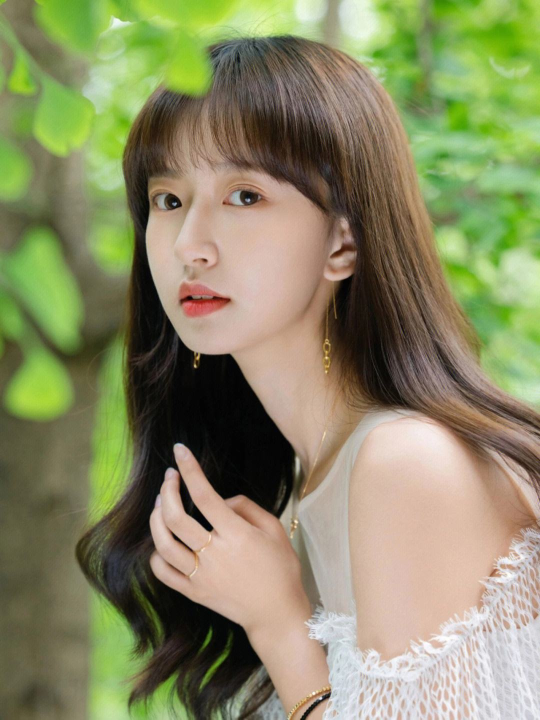
#> input picture related_files/photos/default_image.jpg, 1080 x 1439 px (shown at 1/2 size); its folder holds only this picture in this run
$ python -i birthdayApp.py   (imports and definitions only)
#> lines starting #> are read from the running program, lines starting #| are printed output that depends on the picture
#import smtplib   ##
import pandas as pd    #时间处理
import datetime        #用于获取时间
from datetime import date,timedelta
import xlrd            #用于处理excel表
from chinese_calendar import is_workday     #用于计算节假日

from tkinter import *
import tkinter as tk

import random
from PIL import ImageTk, Image
import numpy as np

# 读取Excel表格
#df = pd.read_excel("employee.xlsx")
#r'D:\Users\liujintong\PycharmProjects\birthday_celebrition\venv\employee.xlsx'
#读取excel表
# [1 line that did not run here, left out]
# file = xlrd.open_workbook(r'related_files/employee_formal.xlsx')
# [1 line that did not run here, left out]

# [1 line that did not run here, left out]
# [1 line that did not run here, left out]

#读取当天时间
today = datetime.date.today()
today_str = today.strftime("%m-%d")  #转换成字符串格式


# [4 lines of commented-out code are left out]
name_all = ''

#计算当天是否有人生日
birthday_flag = 0

#生日人数
birthday_emploee_num = 0
def today_birthday_people():
    global birthday_flag,birthday_emploee_num,name_all

    name_all = ''
    birthday_emploee_num = 0

    for i in range(1, sheet_rows):  # 1-sheet_rows，但不包括sheet_rows

        birthday_str = xlrd.xldate.xldate_as_datetime(sheet.cell(i, 1).value, 0).strftime("%m-%d")
        if today_str == birthday_str:
            name = sheet.cell(i, 0).value
            birthday_emploee_num = birthday_emploee_num + 1
            if name_all == '':
                name_all = name
            elif name_all != '':
                name_all = name_all + ' ' + ' ' + name
            print(name, "'s birthday is today! [%s]" % today_str)
            birthday_flag = 1
            continue
        elif today_str != birthday_str:
            continue

    if birthday_flag == 0:
        print("nobody's birthday is today [%s]" % today_str)
    elif birthday_flag == 1:
        birthday_flag == 0

# [1 line that did not run here, left out]

# [7 lines of commented-out code are left out]

def vocation_birthday_people():
    global name_all,Name_text,birthday_emploee_num
    # 提取当天的年，月，日，后续用于判断是否是假期

    # 读取当天时间
    today = datetime.date.today()
    today_str = today.strftime("%m-%d")  # 转换成字符串格式

    today_year = today.strftime("%Y")
    today_month = today.strftime("%m")
    today_day = today.strftime("%d")
    today_year_int = int(today_year)
    today_month_int = int(today_month)
    today_day_int = int(today_day)
    today_date = datetime.datetime(today_year_int, today_month_int, today_day_int)

    # tomorrow = today + timedelta(days=1)

    if is_workday(today_date):
        print("今天是%s" % today_str)
        holiday_number = 1
        flag = True
        while flag:
            tomorrow = today + timedelta(days=holiday_number)
            tomorrow_str = tomorrow.strftime("%m-%d")
            tomorrow_year = tomorrow.strftime("%Y")
            tomorrow_month = tomorrow.strftime("%m")
            tomorrow_day = tomorrow.strftime("%d")
            tomorrow_year_int = int(tomorrow_year)
            tomorrow_month_int = int(tomorrow_month)
            tomorrow_day_int = int(tomorrow_day)
            tomorrow_date = datetime.datetime(tomorrow_year_int, tomorrow_month_int, tomorrow_day_int)
            if is_workday(tomorrow_date):
                # print("明天是工作日")
                print("%s是工作日" % tomorrow_str)
                flag = False
                #
                # holiday_finnal_day = tomorrow + timedelta(1)
                # holiday_finnal_day_str = tomorrow.strftime("%m-%d")
                #
            else:
                print("%s是休息日" % tomorrow_str)
                #
                for i in range(1, sheet_rows):  # 1-sheet_rows，但不包括sheet_rows
                    birthday_str = xlrd.xldate.xldate_as_datetime(sheet.cell(i, 1).value, 0).strftime("%m-%d")
                    if tomorrow_str == birthday_str:
                        name = sheet.cell(i, 0).value
                        birthday_emploee_num = birthday_emploee_num + 1
                        if name_all == '':
                            name_all = name
                        elif name_all != '':
                            name_all = name_all + ' ' + ' ' + name
                        print(name, "'s birthday is %s!" % tomorrow_str)
                        continue
                    elif tomorrow_str != birthday_str:
                        continue
                #
                holiday_number = holiday_number + 1

    else:
        print("今天是休息日[%s] %today_str")

    # [7 lines of commented-out code are left out]
    if name_all == '':
        Name_text = "今天没有人过生日哦~"
    else:
        # Name_text = name_all + ' , Happy Birthday!'
        Name_text = name_all


vocation_birthday_people()
#> (the call stopped at in vocation_birthday_people, `if is_workday(today_date):`: chinese_calendar is not available in this run)

def load_pictures():
    global image_default,image
    # 加载图片
    # image = PhotoImage(file="image.png")
    emploee_picture_array = birthday_name_array = name_all.split('  ')

    # length = len(birthday_name_array)

    image = []
    for i in range(birthday_emploee_num):
        image.append(0)

    if birthday_emploee_num == 0:
        image_png = 'related_files/photos/default_image.jpg'
        image_default = Image.open(image_png)
#> image_default is the input picture: PIL image 1080x1439 RGB; mean R, G, B 137.8, 138.2, 100.9
        resized_img = image_default.resize((700, 275))
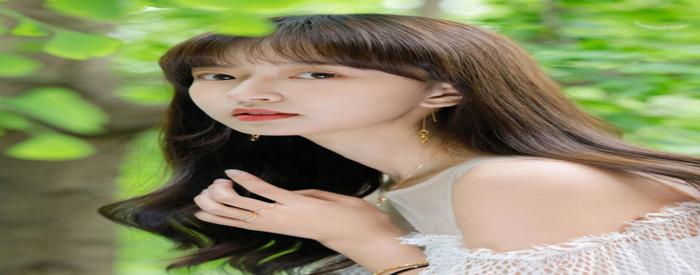
#> resized_img: PIL image 700x275 RGB; mean R, G, B 137.8, 138.2, 100.9
        image_default = ImageTk.PhotoImage(resized_img)
        # image_default = PhotoImage(file=image_png)
        # 将缩放后的图片转换为Tkinter PhotoImage对象
        # image_default = image_default.subsample(2, 2)
    elif birthday_emploee_num != 0:

        for i in range(birthday_emploee_num):
            try:
                emploee_picture_array[i - 1] = 'related_files/photos/' + birthday_name_array[i - 1] + '.jpg'
                img = Image.open(emploee_picture_array[i - 1])
                resized_img = img.resize((200, 275))
                image[i - 1] = ImageTk.PhotoImage(resized_img)
                # image[i - 1] = ImageTk.PhotoImage(file= emploee_picture_array[i - 1])
                # image[i - 1] = image[i - 1].thumbnail((200, 200))
                # image[i - 1] = image[i - 1].resize((200, 200))
                # image[i - 1] = Image.open(emploee_picture_array[i - 1])
                # image[i - 1] = image[i - 1].subsample(2, 2)  # 缩放
            except Exception as e:
                print('%s缺少照片：:%s' % (birthday_name_array[i - 1], e))

                image_png = 'related_files/photos/default_image.jpg'
                image[i - 1] = PhotoImage(file=image_png)
                image[i - 1] = image[i - 1].subsample(2, 2)  # 缩放


# [1 line that did not run here, left out]
# [1 line that did not run here, left out]
# [1 line that did not run here, left out]
# [4 lines of commented-out code are left out]

# [1 line that did not run here, left out]
# [1 line that did not run here, left out]
# [1 line that did not run here, left out]

text_color_array = ['#04FB73','#0CF3B4','#D8FD02','#43D728','#F40B40','#886897','#00F2FF','#FFFF00','#8080FF',
                    '#F93706','#FF80C0','#80FF80','#00FF80','#80FFFF','#FF8080','#FF80FF','#FFFFFF','#FFFFFF',
                    '#FC83D1','#FDD882','#DCFE81','#A9FE81','#81FEEB','#80CFFF','#FE81D2','#FFFFFF','#FFFFFF']
text_color1 = random.choice(text_color_array)
text_color2 = random.choice(text_color_array)
text_color3 = random.choice(text_color_array)

text_font_array = ['微软雅黑 20 bold','微软雅黑 25 bold','微软雅黑 30 bold']
text1_font = random.choice(text_font_array)
text2_font = random.choice(text_font_array)
text3_font = random.choice(text_font_array)

text_move_speed_array = [1,3,5,7,9]
text1_move_speed = random.choice(text_move_speed_array)
text2_move_speed = random.choice(text_move_speed_array)
text3_move_speed = random.choice(text_move_speed_array)
# Move_speed = 5  # 文本移动速度
image_move_speed = 4

text_finnal_position_array = [100,150,200,250,300]
text1_finnal_position = random.choice(text_finnal_position_array)
text2_finnal_position = random.choice(text_finnal_position_array)
text3_finnal_position = random.choice(text_finnal_position_array)


# [4 lines left out: function on_resize, not called in this run]

time_count = 0
time_count_10s = 0

# [138 lines left out: functions get_file_contents, update_celebration_text_array, task, on_drag, on_press, not called in this run]

def on_release(event):
    pass

# [1 line not run here, left out]
Screen_Width = tk.winfo_screenwidth()  # 获取屏幕横向分辨率
Screem_Height = tk.winfo_screenheight()  #获取屏幕纵向分辨率
text1_X_axis = text2_X_axis = text3_X_axis = image_X_axis = Screen_Width
#tk.maxsize(Screen_Width + 10, 100)  # 限制窗口最大宽度为屏幕分辨率宽度, tkinter好像不能重新设置已经创建的窗口的大小
# [12 lines not run here, left out]
# tk.resizable(True, True)

TRANSCOLOUR = '#010358'  # 设置某个颜色为背景色，后续把此颜色设置为透明色，使窗口透明。设置窗口背景色为灰色  //设为black时不知道为什么拖不动窗口
#TRANSCOLOUR = '#F1F1F1'

#TRANSCOLOUR = 'black'
# [1 line not run here, left out]

canvas = Canvas(tk)  # 创建画布

# [59 lines not run here, left out]


# # 导入Tkinter模块
# import tkinter as tk
# # 创建Tkinter窗口实例
# root = tk.Tk()
# # 定义字幕文本
# text = "欢迎来到Python世界！"
# # 创建一个Canvas实例
# canvas = tk.Canvas(root, width=400, height=50)
# # 添加Canvas实例
# canvas.pack()
# # 计算文本长度
# text_len = len(text) * 10
# # 设置初始坐标
# x = canvas.winfo_width()
# y = canvas.winfo_height() / 2
# # 创建滚动字幕函数
# def scroll_text():
#     global x
#     # 移动文本
#     canvas.move("text", -1, 0)
#     x -= 1
#     # 如果文本越界，返回到右侧
#     if x< -text_len:
#     x = canvas.winfo_width()
#     canvas.move("text", x, 0)
#     # 重复调用滚动函数
#     canvas.after(10, scroll_text)
# # 添加滚动字幕文本
# canvas.create_text(x, y, text=text, fill="white", font=("Helvetica", 20), tags=("text",))
# # 调用滚动函数
# scroll_text()
# # 运行窗口
# root.mainloop()

>>> result = load_pictures()
